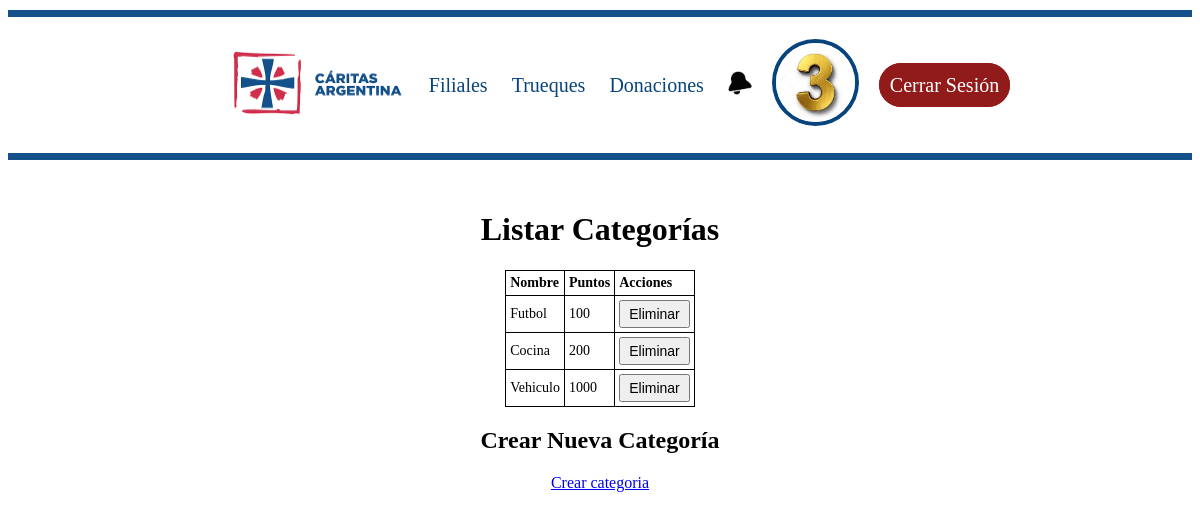
The app's page /productos/list_category/ (signed in) with its own data.
### Productos/models.py (models this page shows, shortened)
class Categoria(models.Model):
    nombre = models.CharField(max_length=15, unique=True)
    puntos = models.IntegerField(default=100)
    borrado = models.BooleanField(default=False)

### Productos/views.py (the view)
# urls.py: path('list_category/', views.list_category,name="list_category"),]
@login_required
def list_category(request):
    categorias = Categoria.objects.filter(borrado=False)
    return render(request, 'list_category.html', {'categorias': categorias})

### Caridas/context_processors.py (called while the page is built)
def notificaciones_no_leidas(request):
    if request.user.is_authenticated:
        return {
            'notificaciones_no_leidas': Notificacion.objects.filter(usuario=request.user, leida=False).count()
        }
    return {}

### Productos/templates/list_category.html (shortened to what this page needs)
{% extends "base.html" %}
{% load static %}
{% block content %}
<link rel="stylesheet" href="{% static 'styles/mainList_category.css' %}">
<div class="contenido">
    <h1 class="mb-4 text-center">Listar Categorías</h1>
    <div class="d-flex justify-content-center">
        <table class="table table-striped w-auto">
            <thead class="thead-dark">
                <tr>
                    <th>Nombre</th>
                    <th>Puntos</th>
                    <th>Acciones</th>
                </tr>
            </thead>
            <tbody>
                {% for categoria in categorias %}
                <tr>
                    <td>{{ categoria.nombre }}</td>
                    <td>{{ categoria.puntos }}</td>
                    <td>
                        <form method="post" action="{% url 'Productos:delete_category' %}" style="display:inline;" onsubmit="confirmDeletion(event)">
                            <button type="submit" class="btn btn-danger btn-sm">Eliminar</button>
                        </form>
                    </td>
                </tr>
                {% endfor %}
            </tbody>
        </table>
    </div>
    <h2 class="mt-5 text-center">Crear Nueva Categoría</h2>
    <div class="d-flex justify-content-center">
        <form method="post" class="form-inline">
            <a href="{% url 'Productos:create_category' %}">Crear categoria</a>
        </form>
    </div>
</div>
{% endblock %}

### Caridas/static/styles/mainBase.css (style rules this page uses)
html { height: 100%; margin: 0; padding: 0; }
body { background-color: white; text-align: center; }

### Productos/static/styles/mainList_Category.css (style rules this page uses)
.contenido { padding: 20px; flex-grow: 1; display: flex; flex-direction: column; align-items: center; }
table { width: 100%; border-collapse: collapse; }
table, th, td { border: 1px solid black; }
th, td { padding: 8px; text-align: left; }
.table td, .table th { padding: 0.25rem; vertical-align: middle; }
.table { font-size: 0.875rem; margin: auto; }
.btn { padding: 0.25rem 0.5rem; font-size: 0.875rem; }

### records on screen
Categoria: nombre "Futbol", puntos "100"
Categoria: nombre "Cocina", puntos "200"
Categoria: nombre "Vehiculo", puntos "1000"
